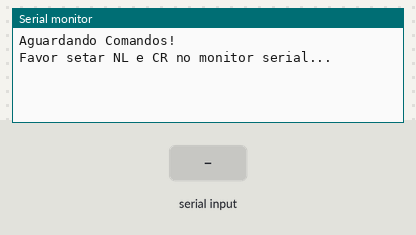
Bench run of a sketch on a simulated Arduino Uno, built with avr-gcc and run on an emulated ATmega328P. On the bench: the last lines printed to the serial monitor. The test bench sets the inputs (shaded band).

Above: at 1.2 s.
1.3 s: "1" received over the second serial link
At 2.4 s:
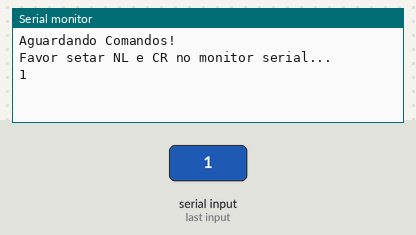
2.8 s: "0" received over the second serial link
At 3.5 s:
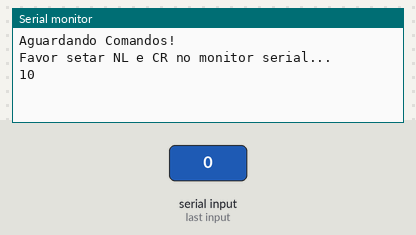

The sketch:

HM10_AT_CONSOLE.ino
```cpp
#include <SoftwareSerial.h>

// Pino TXD -> Digital ??
// Pino RXD -> Digital ??
SoftwareSerial mySerial(16,17);

void setup(){
  Serial.begin(115200);
  Serial.println();
  Serial.println("Aguardando Comandos!");
  Serial.println("Favor setar NL e CR no monitor serial...");
  mySerial.begin(9600);
}

// Laço de Repetição
void loop() {
  if (mySerial.available())
  Serial.write(mySerial.read());
  if (Serial.available())
  mySerial.write(Serial.read());
}
```

Measured:
- after the input at 1.3 s, the serial monitor: prints a new line at once (image 1)
- after the input at 2.8 s, the serial monitor: prints a new line at once (image 2)
